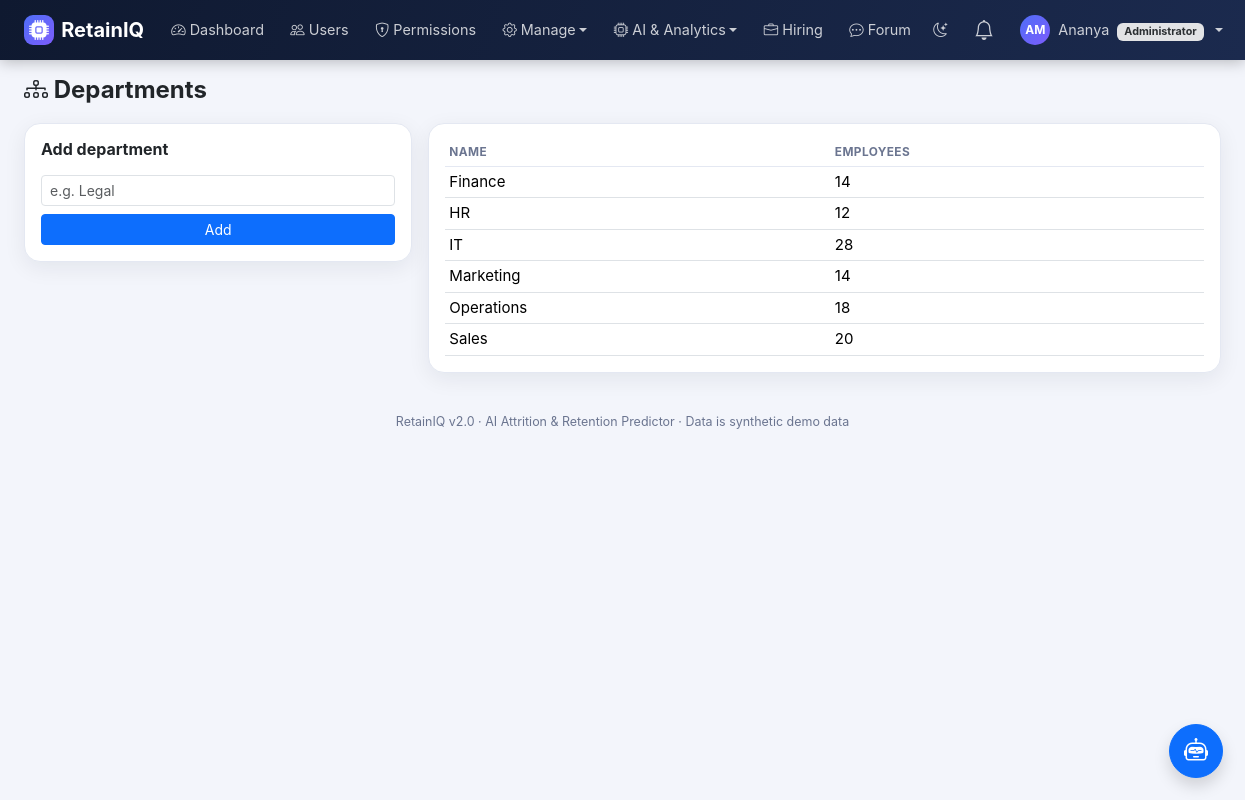
The page /admin/departments (signed in) on the database its author committed.
### models.py (models this page shows, shortened)
class User(db.Model, UserMixin):
    id = db.Column(db.Integer, primary_key=True)
    name = db.Column(db.String(120), nullable=False)
    email = db.Column(db.String(120), unique=True, nullable=False, index=True)
    password_hash = db.Column(db.String(255), nullable=False)
    role = db.Column(db.String(20), nullable=False)
    department_id = db.Column(db.Integer, db.ForeignKey("department.id"))
    manager_id = db.Column(db.Integer, db.ForeignKey("user.id"), nullable=True)
    is_active_flag = db.Column(db.Boolean, default=True)
    created_at = db.Column(db.DateTime, default=utcnow)
    last_login_at = db.Column(db.DateTime)
    failed_login_count = db.Column(db.Integer, default=0)
    locked_until = db.Column(db.DateTime)
    must_change_password = db.Column(db.Boolean, default=False)
    department = db.relationship("Department", backref="users")
    manager = db.relationship("User", remote_side=[id], backref="direct_reports")
    employee_profile = db.relationship("Employee", backref="user", uselist=False)
    @property
    def is_active(self):
        return bool(self.is_active_flag)
    @property
    def role_label(self):
        return ROLE_LABELS.get(self.role, self.role.replace("_", " ").title())
    @property
    def initials(self):
        parts = (self.name or "?").split()
        return (parts[0][0] + (parts[-1][0] if len(parts) > 1 else "")).upper()

class Department(db.Model):
    id = db.Column(db.Integer, primary_key=True)
    name = db.Column(db.String(80), unique=True, nullable=False)

### routes/admin.py (the view, shortened to what this page needs)
@bp.route("/departments", methods=["GET", "POST"])
@permission_required("manage_departments")
def departments():
    counts = dict(db.session.query(Employee.department_id, func.count(Employee.id)).group_by(Employee.department_id).all())
    return render_template("admin/departments.html", departments=Department.query.order_by(Department.name).all(), counts=counts)

### routes/admin.py (called while the page is built)
@bp.before_request
@login_required
@roles_required("super_admin")
def guard():
    pass

### security.py (called while the page is built)
def csrf_token():
    if "_csrf" not in session:
        session["_csrf"] = secrets.token_urlsafe(32)
    return session["_csrf"]

def csrf_input():
    return Markup(f'<input type="hidden" name="csrf_token" value="{csrf_token()}">')

def has_permission(user, perm):
    from models import RolePermission
    if not getattr(user, "is_authenticated", False):
        return False
    if user.role == "super_admin":
        return True
    cache = g.setdefault("_perm_cache", {})
    if user.role not in cache:
        cache[user.role] = {rp.permission for rp in RolePermission.query.filter_by(role=user.role)}
    return perm in cache[user.role]

def permission_required(*perms):
    def deco(fn):
        @wraps(fn)
        def wrapper(*a, **kw):
            if not current_user.is_authenticated:
                abort(401)
            if not all(has_permission(current_user, p) for p in perms):
                abort(403)
            return fn(*a, **kw)
        return wrapper
    return deco

### utils.py (called while the page is built)
def roles_required(*roles):
    def decorator(fn):
        @wraps(fn)
        def wrapper(*args, **kwargs):
            if not current_user.is_authenticated:
                abort(401)
            if current_user.role not in roles:
                abort(403)
            return fn(*args, **kwargs)
        return wrapper
    return decorator

### templates/admin/departments.html (shortened to what this page needs)
{% extends "base.html" %}
{% block content %}
<div class="page-head"><h4><i class="bi bi-diagram-3"></i> Departments</h4></div>
<div class="row g-3"><div class="col-lg-4"><div class="card-soft p-3"><h6 class="fw-bold mb-3">Add department</h6>
  <form method="POST">{{ csrf_input() }}<input class="form-control form-control-sm mb-2" name="name" placeholder="e.g. Legal" required maxlength="80"><button class="btn btn-primary btn-sm w-100">Add</button></form></div></div>
<div class="col-lg-8"><div class="card-soft p-3"><table class="table table-sm mb-0"><thead><tr><th>Name</th><th>Employees</th></tr></thead><tbody>
  {% for d in departments %}<tr><td>{{ d.name }}</td><td>{{ counts.get(d.id, 0) }}</td></tr>{% endfor %}</tbody></table></div></div></div>
{% endblock %}

### templates/base.html (shortened to what this page needs)
<!DOCTYPE html>
<html lang="en" data-bs-theme="light">
<head>
<link href="{{ url_for('static', filename='vendor/bootstrap/bootstrap.min.css') }}" rel="stylesheet">
<link href="{{ url_for('static', filename='vendor/bootstrap-icons/bootstrap-icons.min.css') }}" rel="stylesheet">
<link href="{{ url_for('static', filename='css/style.css') }}" rel="stylesheet">
</head>
<body>
{% if current_user.is_authenticated %}
<nav class="navbar navbar-expand-xl navbar-dark app-navbar sticky-top">
  <div class="container-fluid px-lg-4">
    <a class="navbar-brand fw-bold d-flex align-items-center" href="{{ url_for('auth.dashboard') }}">
      <span class="brand-mark"><i class="bi bi-cpu-fill"></i></span>RetainIQ
    </a>
    <div class="collapse navbar-collapse" id="navMain">
      <ul class="navbar-nav me-auto gap-xl-1">
        {% for it in nav_items %}
          {% if it.children %}
          <li class="nav-item dropdown">
            <a class="nav-link dropdown-toggle" href="#" role="button" data-bs-toggle="dropdown"><i class="bi bi-{{ it.icon }}"></i> {{ it.label }}</a>
          </li>
          {% else %}
          <li class="nav-item"><a class="nav-link {{ 'active' if request.endpoint == it.endpoint }}" href="{{ url_for(it.endpoint) }}"><i class="bi bi-{{ it.icon }}"></i> {{ it.label }}</a></li>
          {% endif %}
        {% endfor %}
      </ul>
      <ul class="navbar-nav align-items-xl-center gap-1">
        <li class="nav-item"><a class="nav-link" href="#" onclick="toggleTheme();return false;" title="Toggle dark mode"><i id="themeIcon" class="bi bi-moon-stars"></i></a></li>
        <li class="nav-item dropdown">
          <a class="nav-link position-relative" href="#" role="button" data-bs-toggle="dropdown" aria-label="Notifications">
            <i class="bi bi-bell fs-5"></i>
          </a>
        </li>
        <li class="nav-item dropdown">
          <a class="nav-link dropdown-toggle d-flex align-items-center gap-2" href="#" role="button" data-bs-toggle="dropdown">
            <span class="avatar">{{ current_user.initials }}</span>
            <span class="d-xl-inline">{{ current_user.name.split()[0] }} <span class="badge bg-secondary-subtle text-secondary-emphasis ms-1">{{ current_user.role_label }}</span></span>
          </a>
        </li>
      </ul>
    </div>
  </div>
</nav>
{% endif %}
<main class="container-fluid px-lg-4 py-3">
  {% block content %}{% endblock %}
</main>
<footer class="app-foot">RetainIQ v2.0 · AI Attrition &amp; Retention Predictor · Data is synthetic demo data</footer>
{% if current_user.is_authenticated and can_assistant and request.endpoint != 'hr.dashboard' %}
<button class="btn btn-primary rounded-circle shadow position-fixed" style="right:22px;bottom:22px;width:54px;height:54px;z-index:1040" data-bs-toggle="offcanvas" data-bs-target="#assistantPanel" aria-label="Open AI assistant"><i class="bi bi-robot fs-4"></i></button>
{% endif %}
</body>
</html>

### static/css/style.css (style rules this page uses)
:root { --brand:#4f6ef7; --brand-2:#7c5cfc; --navy:#0f1930; --navy-2:#1b2a4e; --risk-high:#e5484d; --risk-medium:#f5a524; --risk-low:#30a46c; --surface:#ffffff; --soft:#f3f5fb; --line:#e4e8f2; --muted:#6b7590; --shadow:0 6px 22px rgba(15,25,48,.07); }
body { background:var(--soft);font-family:"Inter","Segoe UI",system-ui,-apple-system,Roboto,sans-serif;font-size:.94rem }
.app-navbar { background:linear-gradient(110deg,var(--navy),var(--navy-2));box-shadow:0 2px 14px rgba(0,0,0,.25) }
.app-navbar .nav-link { white-space:nowrap;color:rgba(255,255,255,.78)!important;border-radius:8px;padding:.45rem .7rem!important;font-size:.9rem }
.brand-mark { display:inline-flex;width:30px;height:30px;border-radius:9px;align-items:center;justify-content:center; background:linear-gradient(135deg,var(--brand),var(--brand-2));color:#fff;margin-right:.45rem }
.avatar { width:30px;height:30px;border-radius:50%;background:linear-gradient(135deg,var(--brand),var(--brand-2)); color:#fff;display:inline-flex;align-items:center;justify-content:center;font-size:.75rem;font-weight:700 }
.card-soft,.kpi-card,.risk-card { background:var(--surface);border:1px solid var(--line);border-radius:16px;box-shadow:var(--shadow) }
.page-head { display:flex;flex-wrap:wrap;align-items:center;justify-content:space-between;gap:.75rem;margin-bottom:1.1rem }
.page-head h4 { margin:0;font-weight:750 }
.table>:not(caption)>*>* { vertical-align:middle }
.table thead th { font-size:.74rem;text-transform:uppercase;letter-spacing:.4px;color:var(--muted);font-weight:650;border-bottom-color:var(--line) }
footer.app-foot { color:var(--muted);font-size:.78rem;text-align:center;padding:1.5rem 0 1rem }

### rows shown on the page
User: is_active_flag True (drawn), initials "AM", name "Ananya", role_label "Administrator"
Department: name "Finance", get "14"
Department: name "HR", get "12"
Department: name "IT", get "28"
Department: name "Marketing", get "14"
Department: name "Operations", get "18"
Department: name "Sales", get "20"

### other values the page prints
{{ it.label }} "Dashboard" "Users" "Permissions" "Hiring" "Forum"
{{ it.label }} "Manage" "AI & Analytics"
